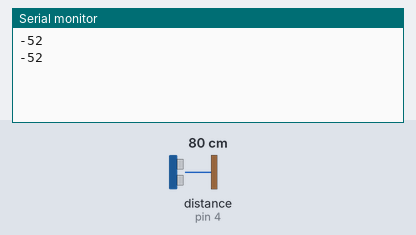
Bench run of a sketch on a simulated Arduino Uno, built with avr-gcc and run on an emulated ATmega328P. Parts: the last lines printed to the serial monitor. Wiring (inferred from the names in the program): ultrasonic range finder: trigger pin 5; echo pin 4. The test bench sets the inputs (shaded band); at power-on: distance to the obstacle (sensor on pin 4) 80 cm. The echo pulse lasts 58.3 µs per cm; no radio packets arrive unless stated.

Above: at 6.9 s.
7.0 s: distance to the obstacle (sensor on pin 4) set to 2 cm
At 13.0 s:
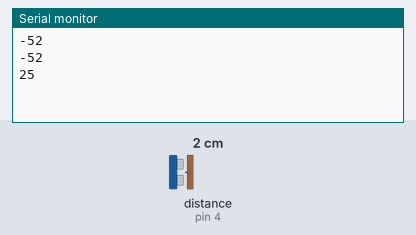
13.8 s: distance to the obstacle (sensor on pin 4) set to 4 cm
At 19.0 s:
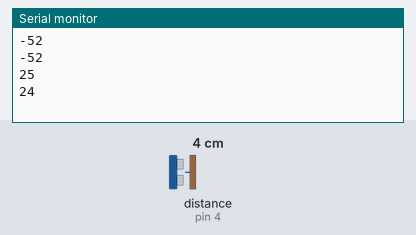
Timing chart, 0 to 20.5 s (numbered marks = the images above; inputs shaded):
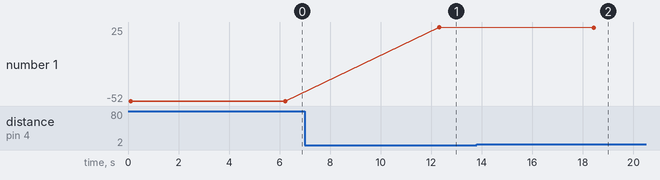

The sketch:

BakAir_Fix_Arduino_nano.ino
```cpp
#include <SPI.h>
#include <nRF24L01.h>
#include <RF24.h>
RF24 radio(9, 10); // CE, CSN
const byte address[6] = "00001";

int trigPin1=5;
int echoPin1=4;

void setup() {
  // put your setup code here, to run once:
  Serial.begin(9600);

  radio.begin();
  radio.openWritingPipe(address);
  radio.setPALevel(RF24_PA_MIN);
  radio.stopListening();

  pinMode(trigPin1, OUTPUT);
  pinMode(echoPin1, INPUT);
}

void loop() {
  // put your main code here, to run repeatedly:
  char text[5];
  sprintf(text, "%i", ultrasonik());
  radio.write(&text, sizeof(text));
  Serial.println(text);
  delay(6000);
}

int ultrasonik(){
  int duration, distance, tinggi;
  digitalWrite(trigPin1, HIGH);
  delayMicroseconds(10);
  digitalWrite(trigPin1, LOW);
  duration = pulseIn (echoPin1, HIGH);
  distance = (duration/2) / 29.2;
  delay(100);
  tinggi = 27 - distance; // tinggi diganti

  return tinggi;
  delay(500);
}
```

Measured:
- after the input at 7.0 s, the serial monitor: prints a new line after 5.3 s (image 1)
- after the input at 13.8 s, the serial monitor: prints a new line after 4.6 s (image 2)
- plotted number 1: -52 → 25 after the input at 7.0 s, 25 → 24 after the input at 13.8 s
